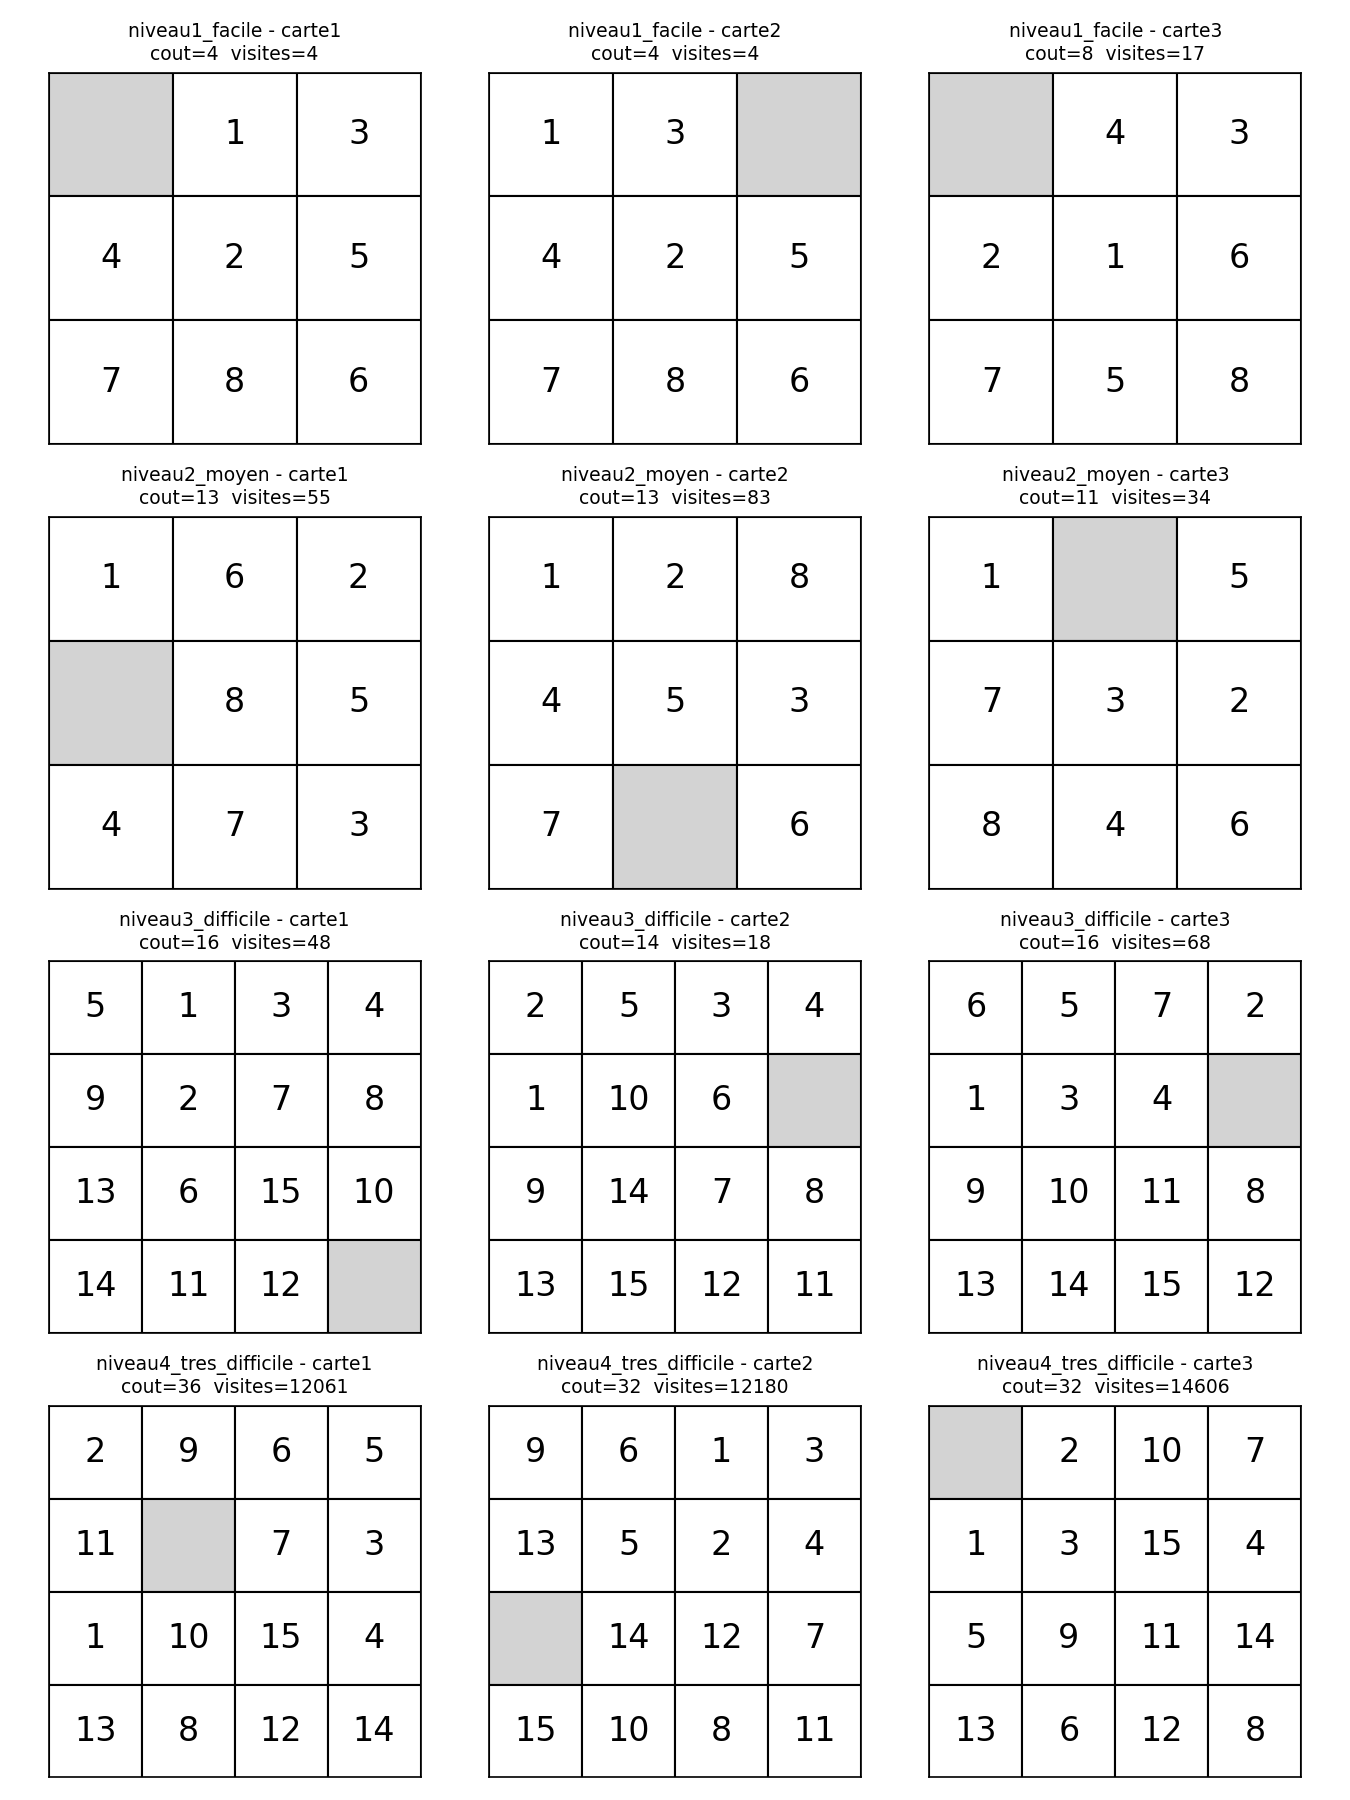

Python code for this plot:
import matplotlib.pyplot as plt

from Algorithmes.A_etoile.a_etoile import a_etoile
from Jeux.Taquin.probleme_taquin import charger_depuis_fichier
from Resultat.outils.dessiner_taquin import dessiner_taquin

NIVEAUX = ["niveau1_facile", "niveau2_moyen", "niveau3_difficile", "niveau4_tres_difficile"]
NUMEROS = [1, 2, 3]

fig, axes = plt.subplots(len(NIVEAUX), len(NUMEROS), figsize=(9, 12))

for ligne, niveau in enumerate(NIVEAUX):
    for colonne, numero in enumerate(NUMEROS):
        chemin_fichier = f"Jeux/Taquin/exemples/{niveau}/carte{numero}.txt"
        probleme = charger_depuis_fichier(chemin_fichier)

        chemin, cout, visites = a_etoile(probleme)

        ax = axes[ligne][colonne]
        dessiner_taquin(probleme, ax=ax)  # affiche l'état de départ (pas le déroulé du chemin)

        if chemin is not None:
            titre = f"{niveau} - carte{numero}\ncout={cout}  visites={len(visites)}"
        else:
            titre = f"{niveau} - carte{numero}\nPAS DE SOLUTION"
        ax.set_title(titre, fontsize=9)

        print(f"{niveau}/carte{numero}: cout={cout} visites={len(visites)}")

CHEMIN_IMAGE = "Resultat/Taquin/A_etoile/apercu_resolutions.png"
plt.tight_layout()
plt.savefig(CHEMIN_IMAGE, dpi=150)
plt.close(fig)
print(f"Aperçu enregistré dans {CHEMIN_IMAGE}")
